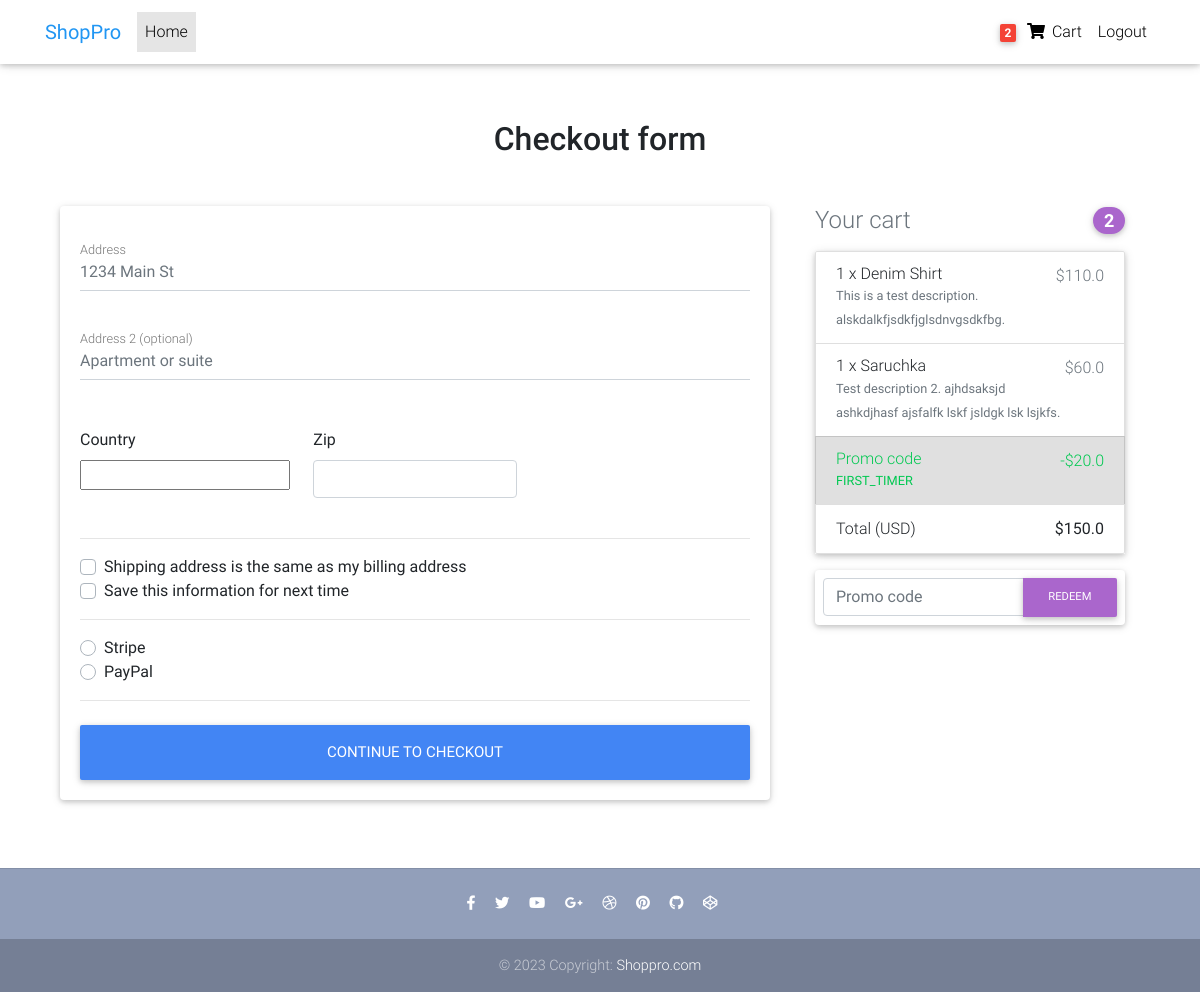
Before: /checkout/ (signed in) with the older database file.
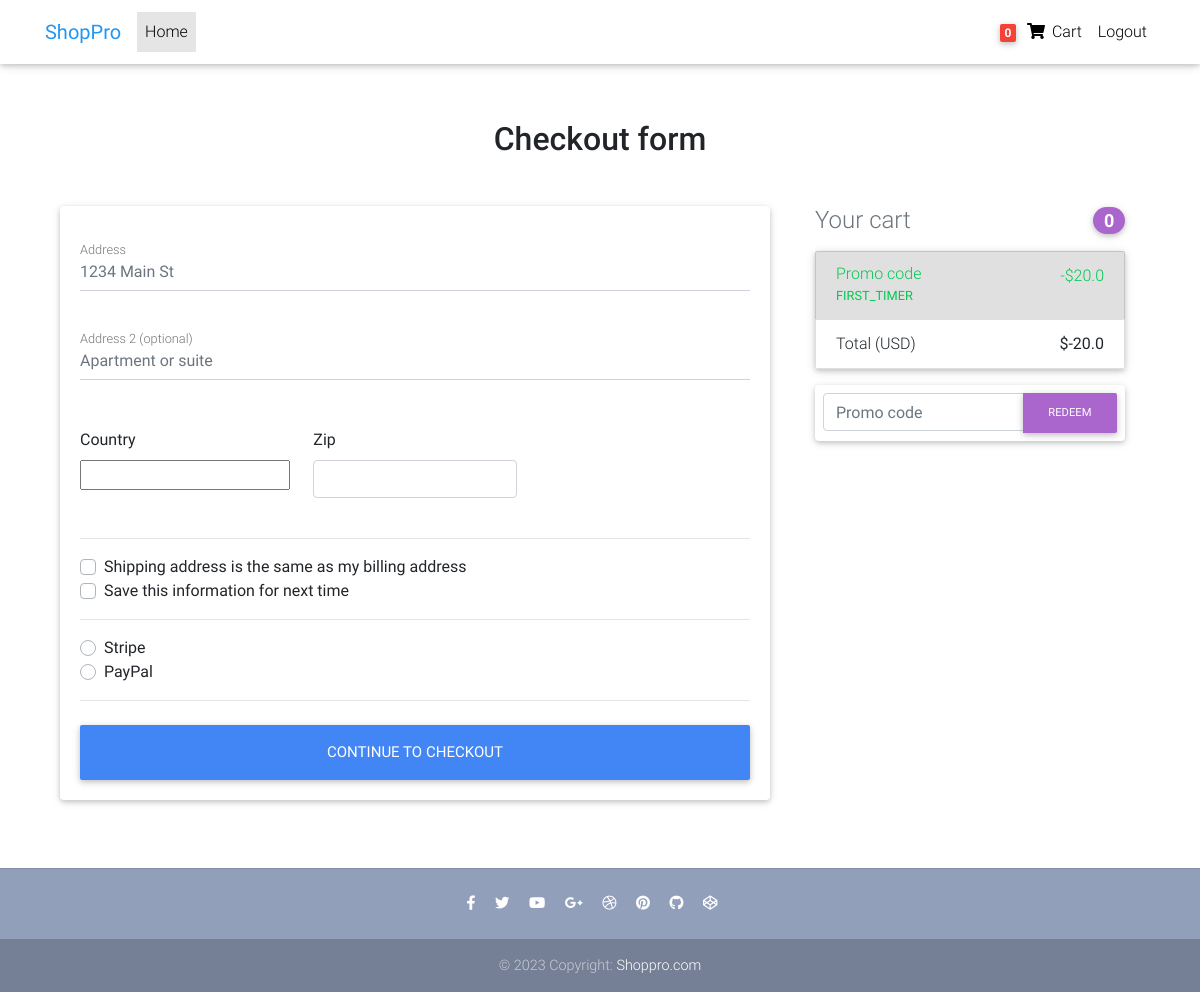
After: the same page with the newer database file.
### main/models.py (models this page shows, shortened)
class Order(models.Model):
    user = models.ForeignKey(settings.AUTH_USER_MODEL,
                             on_delete=models.CASCADE)
    ref_code = models.CharField(max_length=20)
    items = models.ManyToManyField(OrderItem)
    start_date = models.DateTimeField(auto_now_add=True)
    ordered_date = models.DateTimeField()
    ordered = models.BooleanField(default=False)
    billing_address = models.ForeignKey(
        'BillingAddress', on_delete=models.SET_NULL, blank=True, null=True)
    payment = models.ForeignKey(
        'Payment', on_delete=models.SET_NULL, blank=True, null=True)
    coupon = models.ForeignKey(
        'Coupon', on_delete=models.SET_NULL, blank=True, null=True)
    being_delivered = models.BooleanField(default=False)
    received = models.BooleanField(default=False)
    refund_requested = models.BooleanField(default=False)
    refund_granted = models.BooleanField(default=False)
    def get_total(self):
        total = 0
        for order_item in self.items.all():
            total += order_item.get_final_price()
        if self.coupon:
            total -= self.coupon.amount
        return total

class OrderItem(models.Model):
    user = models.ForeignKey(settings.AUTH_USER_MODEL,
                             on_delete=models.CASCADE)
    ordered = models.BooleanField(default=False)
    item = models.ForeignKey(Item, on_delete=models.CASCADE)
    quantity = models.IntegerField(default=1)
    def get_total_item_price(self):
        return self.quantity * self.item.price
    def get_total_discount_item_price(self):
        return self.quantity * self.item.discount_price
    def get_final_price(self):
        if self.item.discount_price:
            return self.get_total_discount_item_price()
        return self.get_total_item_price()

class Item(models.Model):
    title = models.CharField(max_length=100)
    price = models.FloatField()
    discount_price = models.FloatField(blank=True, null=True)
    category = models.CharField(choices=category_choices, max_length=2)
    label = models.CharField(choices=label_choices, max_length=1, blank=True)
    slug = models.SlugField()
    description = models.TextField()
    image = models.ImageField(blank=True, null=True)

class Coupon(models.Model):
    code = models.CharField(max_length=15)
    amount = models.FloatField(default=15)

### main/views.py (the view, shortened to what this page needs)
# urls.py: path('checkout/', CheckoutView.as_view(), name='checkout'),
class CheckoutView(View):
    def get(self, *args, **kwargs):
        try:
            order = Order.objects.get(user=self.request.user, ordered=False)
            form = CheckoutForm()
            context = {
                'form': form,
                'couponform': CouponForm(),
                'order': order,
                'DISPLAY_COUPON_FORM': True
            }
            return render(self.request, "checkout.html", context)
        except ObjectDoesNotExist:
            messages.info(self.request, "You do not have an active order")
            return redirect("main:checkout")

### main/forms.py
class CheckoutForm(forms.Form):
    street_address = forms.CharField(widget=forms.TextInput(attrs={
        'placeholder': '1234 Main St', 'class': 'form-control'
    }))
    apartment_address = forms.CharField(required=False, widget=forms.TextInput(attrs={
        'placeholder': 'Apartment or suite', 'class': 'form-control'
    }))
    country = CountryField(blank_label='(select country)').formfield(widget=CountrySelectWidget(attrs={
        'class': 'custom-select d-block w-100'
    }))
    zip_code = forms.CharField(widget=forms.TextInput(attrs={
        'class': 'form-control'
    }))
    same_shipping_address = forms.BooleanField(required=False)
    save_info = forms.BooleanField(required=False)
    payment_option = forms.ChoiceField(
        widget=forms.RadioSelect(), choices=PAYMENT_CHOICES)

class CouponForm(forms.Form):
    code = forms.CharField(widget=forms.TextInput(attrs={
        'class': 'form-control',
        'placeholder': 'Promo code',
        'aria-label': 'Recipient\'s username',
        'aria-describedby': 'basic-addon2'
    }))

### templates/checkout.html (shortened to what this page needs)
{% extends 'base.html' %}
{% load crispy_forms_tags %}
{% block content %}
  <main>
    <div class="container wow fadeIn">
      <h2 class="my-5 h2 text-center">Checkout form</h2>
      <div class="row">
        <div class="col-md-8 mb-4">
          <div class="card">
            <form method="POST" class="card-body">
              <div class="md-form mb-5">
                {{ form.street_address }}
                <label for="address" class="">Address</label>
              </div>
              <div class="md-form mb-5">
                {{ form.apartment_address }}
                <label for="address-2" class="">Address 2 (optional)</label>
              </div>
              <div class="row">
                <div class="col-lg-4 col-md-12 mb-4">
                  <label for="country">Country</label>
                  {{ form.country }}
                </div>
                <div class="col-lg-4 col-md-6 mb-4">
                  <label for="zip">Zip</label>
                  {{ form.zip_code }}
                </div>
              </div>
              <hr>
              <div class="custom-control custom-checkbox">
                <label class="custom-control-label" for="same-address">Shipping address is the same as my billing address</label>
              </div>
              <div class="custom-control custom-checkbox">
                <label class="custom-control-label" for="save-info">Save this information for next time</label>
              </div>
              <hr>
              <div class="d-block my-3">
                {% for value, name in form.fields.payment_option.choices %}
                <div class="custom-control custom-radio">
                  <label class="custom-control-label" for="{{ name }}">{{ name }}</label>
                </div>
                {% endfor %}
              </div>
              <hr class="mb-4">
              <button class="btn btn-primary btn-lg btn-block" type="submit">Continue to checkout</button>
            </form>
          </div>
        </div>
        <div class="col-md-4 mb-4">
          {% include 'order_snippet.html' %}
        </div>
      </div>
    </div>
  </main>
{% endblock content %}

### templates/navbar.html (shortened to what this page needs)
{% load cart_template_tags %}
<nav class="navbar fixed-top navbar-expand-lg navbar-light white scrolling-navbar">
  <div class="container">
    <a class="navbar-brand waves-effect" href="{% url 'main:home' %}">
      <strong class="blue-text">ShopPro</strong>
    </a>
    <div class="collapse navbar-collapse" id="navbarSupportedContent">
      <ul class="navbar-nav mr-auto">
        <li class="nav-item active">
          <a class="nav-link waves-effect" href="{% url 'main:home' %}">Home
          </a>
        </li>
      </ul>
      <ul class="navbar-nav nav-flex-icons">
        {% if request.user.is_authenticated %}
        <li class="nav-item">
          <a class="nav-link waves-effect" href="{% url 'main:order-summary' %}">
            <span class="badge red z-depth-1 mr-1"> {{ request.user|cart_item_count }} </span>
            <i class="fas fa-shopping-cart"></i>
            <span class="clearfix d-none d-sm-inline-block"> Cart </span>
          </a>
        </li>
        <li class="nav-item">
          <a class="nav-link waves-effect" href="{% url 'account_logout' %}">
            <span class="clearfix d-none d-sm-inline-block"> Logout </span>
          </a>
        </li>
        {% endif %}
    </div>
  </div>
</nav>

### templates/order_snippet.html (shortened to what this page needs)
<div class="col-md-12 mb-4">
    <h4 class="d-flex justify-content-between align-items-center mb-3">
        <span class="text-muted">Your cart</span>
        <span class="badge badge-secondary badge-pill">{{ order.items.count }}</span>
    </h4>
    <ul class="list-group mb-3 z-depth-1">
        {% for order_item in order.items.all %}
        <li class="list-group-item d-flex justify-content-between lh-condensed">
        <div>
            <h6 class="my-0">{{ order_item.quantity }} x {{ order_item.item.title }}</h6>
            <small class="text-muted">{{ order_item.item.description }}</small>
        </div>
        <span class="text-muted">${{ order_item.get_final_price }}</span>
        </li>
        {% endfor %}
        {% if order.coupon %}
        <li class="list-group-item d-flex justify-content-between bg-light">
        <div class="text-success">
            <h6 class="my-0">Promo code</h6>
            <small>{{ order.coupon.code }}</small>
        </div>
        <span class="text-success">-${{ order.coupon.amount }}</span>
        </li>
        {% endif %}
        <li class="list-group-item d-flex justify-content-between">
        <span>Total (USD)</span>
        <strong>${{ order.get_total }}</strong>
        </li>
    </ul>
    {% if DISPLAY_COUPON_FORM %}
        <form class="card p-2" method="POST" action="{% url 'main:add-coupon' %}">
            <div class="input-group">
            {{ couponform.code }}
            <div class="input-group-append">
                <button class="btn btn-secondary btn-md waves-effect m-0" type="submit">Redeem</button>
            </div>
            </div>
        </form>
    {% endif %}
</div>

Changed rows visible on the page:
removed OrderItem: quantity "1", item "Denim Shirt", item.description "This is a test description. alskdalkfjsdkfjglsdnvgsdkfbg.", get_final_price "110.0"
removed OrderItem: quantity "1", item "Saruchka", item.description "Test description 2. ajhdsaksjd ashkdjhasf ajsfalfk lskf jsldgk lsk lsjkfs.", get_final_price "60.0"
computed for Order "FIRST_TIMER": items.count "2" → "0"; get_total "150.0" → "-20.0"
Other visible differences:
{{ request.user|cart_item_count }}: "2" → "0"
